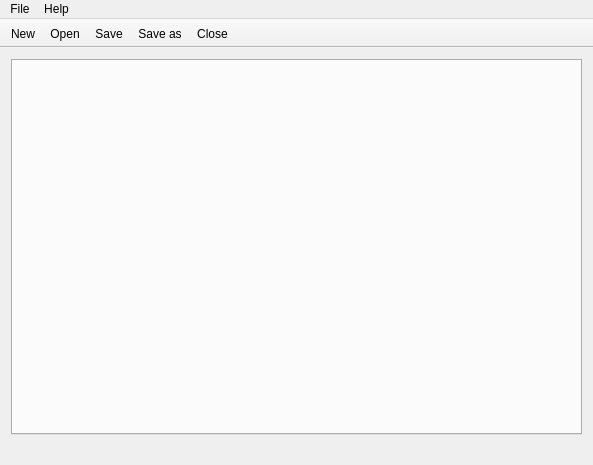
<?xml version="1.0" encoding="UTF-8"?>
<ui version="4.0">
 <class>mainwindow</class>
 <widget class="QMainWindow" name="mainwindow">
  <property name="geometry">
   <rect>
    <x>0</x>
    <y>0</y>
    <width>593</width>
    <height>465</height>
   </rect>
  </property>
  <widget class="QWidget" name="centralWidget">
   <layout class="QVBoxLayout" name="verticalLayout">
    <item>
     <widget class="QTabWidget" name="tabWidget">
      <property name="currentIndex">
       <number>-1</number>
      </property>
     </widget>
    </item>
   </layout>
  </widget>
  <widget class="QMenuBar" name="menuBar">
   <property name="geometry">
    <rect>
     <x>0</x>
     <y>0</y>
     <width>593</width>
     <height>27</height>
    </rect>
   </property>
   <widget class="QMenu" name="menuFile">
    <property name="title">
     <string>File</string>
    </property>
    <addaction name="actionNew"/>
    <addaction name="actionOpen"/>
    <addaction name="actionSave"/>
    <addaction name="actionSaveAs"/>
    <addaction name="actionClose"/>
    <addaction name="separator"/>
    <addaction name="actionQuit"/>
   </widget>
   <widget class="QMenu" name="menuHelp">
    <property name="title">
     <string>Help</string>
    </property>
    <addaction name="actionAbout"/>
   </widget>
   <addaction name="menuFile"/>
   <addaction name="menuHelp"/>
  </widget>
  <widget class="QToolBar" name="mainToolBar">
   <property name="movable">
    <bool>false</bool>
   </property>
   <property name="allowedAreas">
    <set>Qt::NoToolBarArea</set>
   </property>
   <property name="toolButtonStyle">
    <enum>Qt::ToolButtonIconOnly</enum>
   </property>
   <property name="floatable">
    <bool>false</bool>
   </property>
   <attribute name="toolBarArea">
    <enum>TopToolBarArea</enum>
   </attribute>
   <attribute name="toolBarBreak">
    <bool>false</bool>
   </attribute>
   <addaction name="actionNew"/>
   <addaction name="actionOpen"/>
   <addaction name="actionSave"/>
   <addaction name="actionSaveAs"/>
   <addaction name="actionClose"/>
  </widget>
  <widget class="QStatusBar" name="statusBar">
   <property name="sizeGripEnabled">
    <bool>false</bool>
   </property>
  </widget>
  <action name="actionNew">
   <property name="icon">
    <iconset theme="document-new">
     <normaloff>.</normaloff>.</iconset>
   </property>
   <property name="text">
    <string>New</string>
   </property>
   <property name="shortcut">
    <string>Ctrl+S</string>
   </property>
  </action>
  <action name="actionOpen">
   <property name="icon">
    <iconset theme="document-open">
     <normaloff>.</normaloff>.</iconset>
   </property>
   <property name="text">
    <string>Open</string>
   </property>
  </action>
  <action name="actionSave">
   <property name="icon">
    <iconset theme="document-save">
     <normaloff>.</normaloff>.</iconset>
   </property>
   <property name="text">
    <string>Save</string>
   </property>
  </action>
  <action name="actionSaveAs">
   <property name="icon">
    <iconset theme="document-save-as">
     <normaloff>.</normaloff>.</iconset>
   </property>
   <property name="text">
    <string>Save as</string>
   </property>
  </action>
  <action name="actionClose">
   <property name="icon">
    <iconset theme="stock_close">
     <normaloff>.</normaloff>.</iconset>
   </property>
   <property name="text">
    <string>Close</string>
   </property>
  </action>
  <action name="actionQuit">
   <property name="icon">
    <iconset theme="application-exit">
     <normaloff>.</normaloff>.</iconset>
   </property>
   <property name="text">
    <string>Quit</string>
   </property>
   <property name="menuRole">
    <enum>QAction::QuitRole</enum>
   </property>
  </action>
  <action name="actionAdd">
   <property name="icon">
    <iconset theme="list-add">
     <normaloff>.</normaloff>.</iconset>
   </property>
   <property name="text">
    <string>Add</string>
   </property>
   <property name="shortcut">
    <string notr="true">Ctrl+I</string>
   </property>
  </action>
  <action name="actionRemove">
   <property name="icon">
    <iconset theme="list-remove">
     <normaloff>.</normaloff>.</iconset>
   </property>
   <property name="text">
    <string>Remove</string>
   </property>
   <property name="shortcut">
    <string>Ctrl+D</string>
   </property>
  </action>
  <action name="actionAbout">
   <property name="icon">
    <iconset theme="help-about">
     <normaloff>.</normaloff>.</iconset>
   </property>
   <property name="text">
    <string>About</string>
   </property>
   <property name="shortcut">
    <string notr="true"/>
   </property>
  </action>
 </widget>
 <layoutdefault spacing="6" margin="11"/>
 <resources/>
 <connections/>
</ui>
